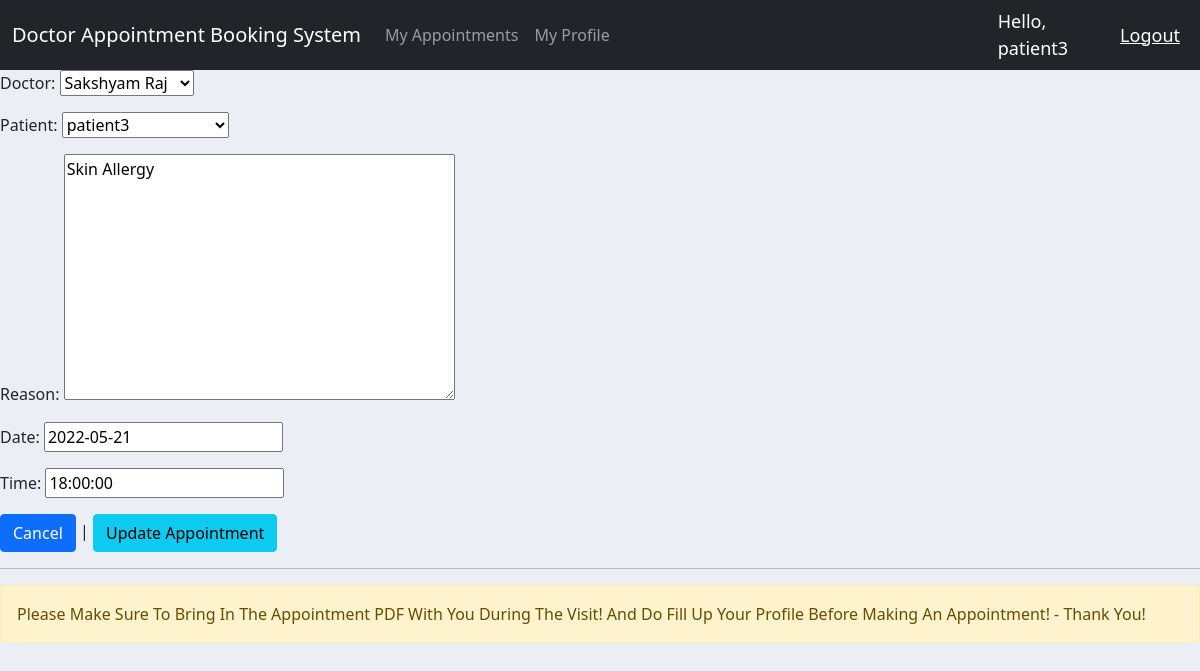
The page /updateMyAppointment/3/ (signed in) on the database its author committed.
### core/models.py (models this page shows, shortened)
class Appointment(models.Model):
    STATUS = (
        ('Pending', 'Pending'),
        ('Checked', 'Checked'),
    )
    doctor = models.ForeignKey(Doctor, null=True, on_delete=models.SET_NULL)
    patient = models.ForeignKey(Patient, null=True, on_delete=models.SET_NULL)
    reason = models.TextField(null=True, blank=True)
    date = models.DateField(null=True)
    time = models.TimeField(null=True)
    status = models.CharField(max_length=200, choices=STATUS, null=True)

### core/decorators.py (the view)
        def wrapper_func(request, *args, **kwargs):
            group = None
            if request.user.groups.exists():
                group = request.user.groups.all()[0].name
            if group not in allowed_roles:
                return HttpResponse('<h1>You are not authorized to view this page</h1>')
            else:
                return view_func(request, *args, **kwargs)

### core/forms.py
class PatientAppointmentForm(ModelForm):
    class Meta:
        model = Appointment
        exclude = ['status']

### core/models.py (called while the page is built)
    def __str__(self):
        return  self.user.username

    def __str__(self):
        return self.first_name

### core/views.py (called while the page is built)
@login_required(login_url='login')
@allowed_users(allowed_roles=['patient'])
def myAppointmentUpdateFormView(request, pk):
    appointment = Appointment.objects.get(id=pk)
    form = PatientAppointmentForm(instance=appointment)
    if request.method == 'POST':
        form = PatientAppointmentForm(request.POST, instance=appointment)
        if form.is_valid():
            form.save()
            return redirect('myAppointments')
    context = {
        'form': form,
    }
    return render(request, 'core/myAppointmentUpdateForm.html', context)

### core/templates/core/myAppointmentUpdateForm.html (shortened to what this page needs)
{% extends 'core/main.html' %}
{% block content %}
<form method="POST" action="">
    {{ form.as_p }}
    <a href="{% url 'user' %}" class="btn btn-md btn-block btn-primary">Cancel</a> | <input type="submit" value="Update Appointment" class="btn btn-md btn-block btn-info">
</form>
<hr>
<div class="alert alert-warning" role="alert">
    Please Make Sure To Bring In The Appointment PDF With You During The Visit! And Do Fill Up Your Profile Before Making An Appointment! - Thank You!
</div>
{% endblock content %}

### core/templates/core/navbar.html (shortened to what this page needs)
<nav class="navbar navbar-expand-lg navbar-dark bg-dark">
    <div class="container-fluid">
      <a class="navbar-brand" href="{% url 'admin' %}">Doctor Appointment Booking System</a>
      <div class="collapse navbar-collapse" id="navbarNav">
        <ul class="navbar-nav">
            {% if request.user.is_staff %}
                {% comment %} <li class="nav-item">
                    <a class="nav-link" href="#">Admins</a>
                </li> {% endcomment %}
                <li class="nav-item">
                    <a class="nav-link" href="{% url 'doctorsList' %}">Doctors</a>
                </li>
                <li class="nav-item">
                    <a class="nav-link" href="{% url 'patientsList' %}">Patients</a>
                </li>
            {% else %}
                <li class="nav-item">
                    <a class="nav-link" href="{% url 'myAppointments' %}">My Appointments</a>
                </li>
                <li class="nav-item">
                    <a class="nav-link" href="{% url 'account' %}">My Profile</a>
                </li>
            {% endif %}
        </ul>
      </div>
    </div>
    <span class="hello-msg">Hello, {{request.user}}</span>
    <span><a href="{% url 'logout' %}" class="hello-msg">Logout</a></span>
  </nav>

### core/templates/core/main.html (style rules this page uses)
body { background-color: #ebeff5; }

### core/templates/core/navbar.html (style rules this page uses)
.hello-msg { font-size: 18px; color: #fff; margin-right: 20px; }

### rows shown on the page
Appointment: doctor "Sakshyam Raj", patient "patient3", reason "Skin Allergy", date "2022-05-21", time "18:00:00"

### other values the page prints
{{ request.user }} "patient3"
